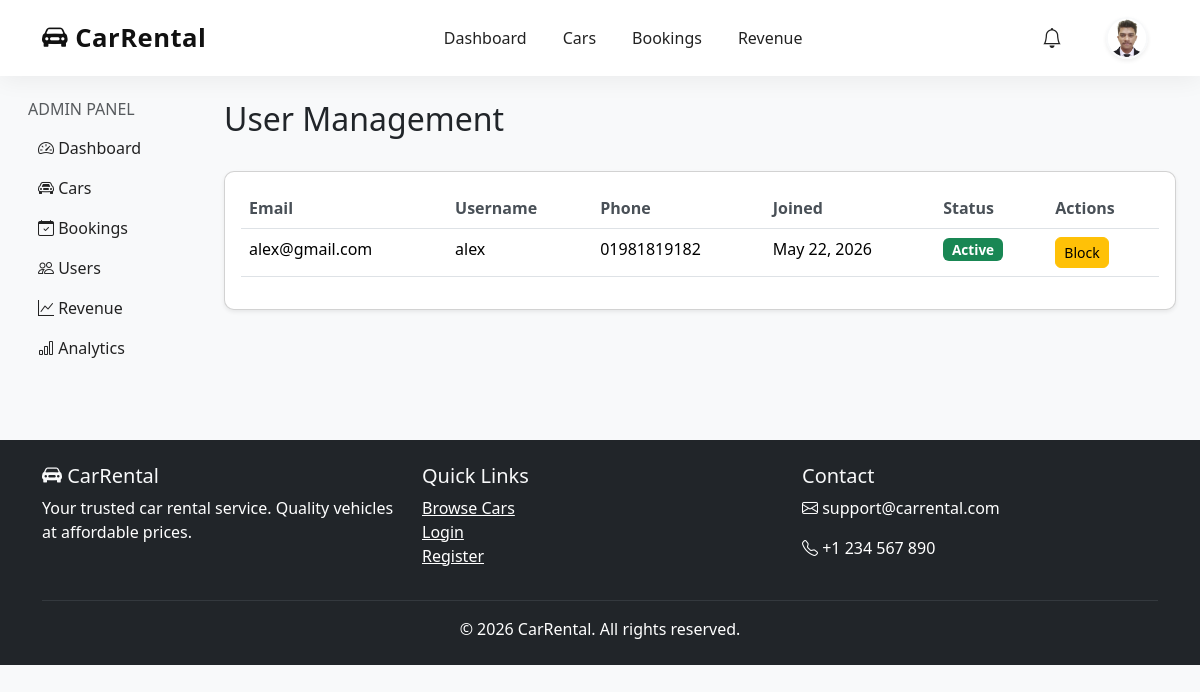
Screenshot of /dashboard/users/ (signed in) with the database file from the repository.
### accounts/models.py (models this page shows, shortened)
class User(AbstractUser):
    email = models.EmailField(unique=True)
    phone = models.CharField(max_length=20, blank=True, null=True)
    is_blocked = models.BooleanField(default=False)
    USERNAME_FIELD = 'email'
    REQUIRED_FIELDS = ['username']

class Profile(models.Model):
    user = models.OneToOneField(User, on_delete=models.CASCADE, related_name='profile')
    profile_picture = models.ImageField(upload_to='profiles/', blank=True, null=True)
    driving_license = models.ImageField(upload_to='licenses/', blank=True, null=True)
    phone = models.CharField(max_length=20, blank=True, null=True)
    address = models.TextField(blank=True, null=True)
    city = models.CharField(max_length=100, blank=True, null=True)
    state = models.CharField(max_length=100, blank=True, null=True)
    zip_code = models.CharField(max_length=20, blank=True, null=True)
    saved_addresses = models.TextField(blank=True, null=True, help_text="Comma separated addresses")
    created_at = models.DateTimeField(auto_now_add=True)
    updated_at = models.DateTimeField(auto_now=True)

### dashboard/views.py (the view)
# urls.py: path('users/', views.admin_users, name='admin_users'),
@staff_member_required
def admin_users(request):
    users = User.objects.filter(is_superuser=False).order_by('-date_joined')
    return render(request, 'dashboard/user_list.html', {'users': users})

### templates/dashboard/user_list.html (shortened to what this page needs)
{% extends 'dashboard/base_admin.html' %}
{% block admin_content %}
<div class="d-flex justify-content-between align-items-center mb-4">
    <h2>User Management</h2>
</div>
<div class="card shadow-sm">
    <div class="card-body">
        <table class="table">
            <thead>
                <tr>
                    <th>Email</th>
                    <th>Username</th>
                    <th>Phone</th>
                    <th>Joined</th>
                    <th>Status</th>
                    <th>Actions</th>
                </tr>
            </thead>
            <tbody>
                {% for user in users %}
                <tr>
                    <td>{{ user.email }}</td>
                    <td>{{ user.username }}</td>
                    <td>{{ user.phone|default:"—" }}</td>
                    <td>{{ user.date_joined|date:"M d, Y" }}</td>
                    <td>
                        {% if user.is_blocked %}
                        <span class="badge bg-danger">Blocked</span>
                        {% else %}
                        <span class="badge bg-success">Active</span>
                        {% endif %}
                    </td>
                    <td>
                        {% if user.is_blocked %}
                        <a href="{% url 'unblock_user' user.id %}" class="btn btn-sm btn-success">Unblock</a>
                        {% else %}
                        <a href="{% url 'block_user' user.id %}" class="btn btn-sm btn-warning">Block</a>
                        {% endif %}
                    </td>
                </tr>
                {% empty %}
                <tr><td colspan="6" class="text-center text-muted">No users found.</td></tr>
                {% endfor %}
            </tbody>
        </table>
    </div>
</div>
{% endblock %}

### templates/admin.html (shortened to what this page needs)
<!DOCTYPE html>
<html lang="en">
<head>
    <link href="https://cdn.jsdelivr.net/npm/bootstrap@5.3.2/dist/css/bootstrap.min.css" rel="stylesheet">
    <link rel="stylesheet" href="https://cdn.jsdelivr.net/npm/bootstrap-icons@1.11.1/font/bootstrap-icons.css">
    {% load static %}
    <link rel="stylesheet" href="{% static 'css/style.css' %}">
</head>
<body>
    <nav class="navbar navbar-expand-lg custom-navbar sticky-top">
    <div class="container">
        <a class="navbar-brand fw-bold" href="{% url 'dashboard_home' %}">
            <i class="bi bi-car-front-fill"></i> CarRental
        </a>
        <div class="collapse navbar-collapse" id="navbarNav">
            <ul class="navbar-nav mx-auto">
                <li class="nav-item">
                    <a class="nav-link nav-animate" href="{% url 'dashboard_home' %}">
                        Dashboard
                    </a>
                </li>
                <li class="nav-item">
                    <a class="nav-link nav-animate" href="{% url 'admin_cars' %}">
                        Cars
                    </a>
                </li>
                {% if user.is_authenticated %}
                <li class="nav-item">
                    <a class="nav-link nav-animate" href="{% url 'admin_bookings' %}">
                        Bookings
                    </a>
                </li>
                {% endif %}
                <li class="nav-item">
                    <a class="nav-link nav-animate" href="{% url 'revenue_dashboard' %}">
                        Revenue
                    </a>
                </li>
            </ul>
            <ul class="navbar-nav align-items-center">
                {% if user.is_authenticated %}
                <li class="nav-item dropdown me-3">
    <a class="nav-link position-relative"
    href="#"
    role="button"
    data-bs-toggle="dropdown">
        <i class="bi bi-bell fs-5"></i>
    </a>
</li>
                <li class="nav-item dropdown">
    <a class="nav-link dropdown-togglea border-0 p-0"
       href="#"
       data-bs-toggle="dropdown">
        {% if user.profile.profile_picture %}
            <img src="{{ user.profile.profile_picture.url }}"
                 alt="Profile"
                 width="42"
                 height="42"
                 class="rounded-circle object-fit-cover border border-2 border-light shadow-sm">
        {% else %}
            <i class="bi bi-person-circle fs-2 text-light"></i>
        {% endif %}
    </a>
</li>
                {% endif %}
            </ul>
        </div>
    </div>
</nav>
    {% block content %}{% endblock %}
    <footer class="bg-dark text-light py-4 mt-5">
        <div class="container">
            <div class="row">
                <div class="col-md-4">
                    <h5><i class="bi bi-car-front-fill"></i> CarRental</h5>
                    <p class="text-white">Your trusted car rental service. Quality vehicles at affordable prices.</p>
                </div>
                <div class="col-md-4">
                    <h5>Quick Links</h5>
                    <ul class="list-unstyled">
                        <li><a href="{% url 'car_list' %}" class="text-white important">Browse Cars</a></li>
                        <li><a href="{% url 'login' %}" class="text-white">Login</a></li>
                        <li><a href="{% url 'register' %}" class="text-white">Register</a></li>
                    </ul>
                </div>
                <div class="col-md-4">
                    <h5>Contact</h5>
                    <p class="text-white"><i class="bi bi-envelope"></i> support@carrental.com</p>
                    <p class="text-white"><i class="bi bi-telephone"></i> +1 234 567 890</p>
                </div>
            </div>
            <hr class="border-secondary">
            <p class="text-center text-white mb-0">&copy; 2026 CarRental. All rights reserved.</p>
        </div>
    </footer>
</body>
</html>

### static/css/style.css (style rules this page uses)
body { font-family: 'Segoe UI', Tahoma, Geneva, Verdana, sans-serif; background-color: #f8f9fa; }
.card { transition: transform 0.2s, box-shadow 0.2s; border-radius: 10px; overflow: hidden; }
.btn { border-radius: 6px; }
.navbar { box-shadow: 0 2px 10px rgba(0,0,0,0.1); }
footer { margin-top: auto; }
.badge { font-size: 0.85rem; }
.table th { border-top: none; font-weight: 600; color: #495057; }

### templates/admin.html (style rules this page uses)
.custom-navbar { background: rgba(255,255,255,0.92); backdrop-filter: blur(12px); padding: 14px 0; box-shadow: 0 4px 25px rgba(0,0,0,0.06); animation: navbarFade 0.7s ease; transition: all 0.4s ease; z-index: 999; }
.navbar-brand { color: #111 !important; font-size: 1.6rem; letter-spacing: 0.5px; transition: 0.3s ease; }
.nav-link { color: #222 !important; font-weight: 500; margin: 0 10px; position: relative; transition: all 0.3s ease; }
.nav-animate::after { content: ''; position: absolute; left: 0; bottom: 0; width: 0%; height: 2px; background: #000; transition: 0.4s ease; }

### rows the page displays
User: profile.profile_picture (picture)
User: email "alex@gmail.com", username "alex", phone "01981819182", date_joined "May 22, 2026", is_blocked "Active"
